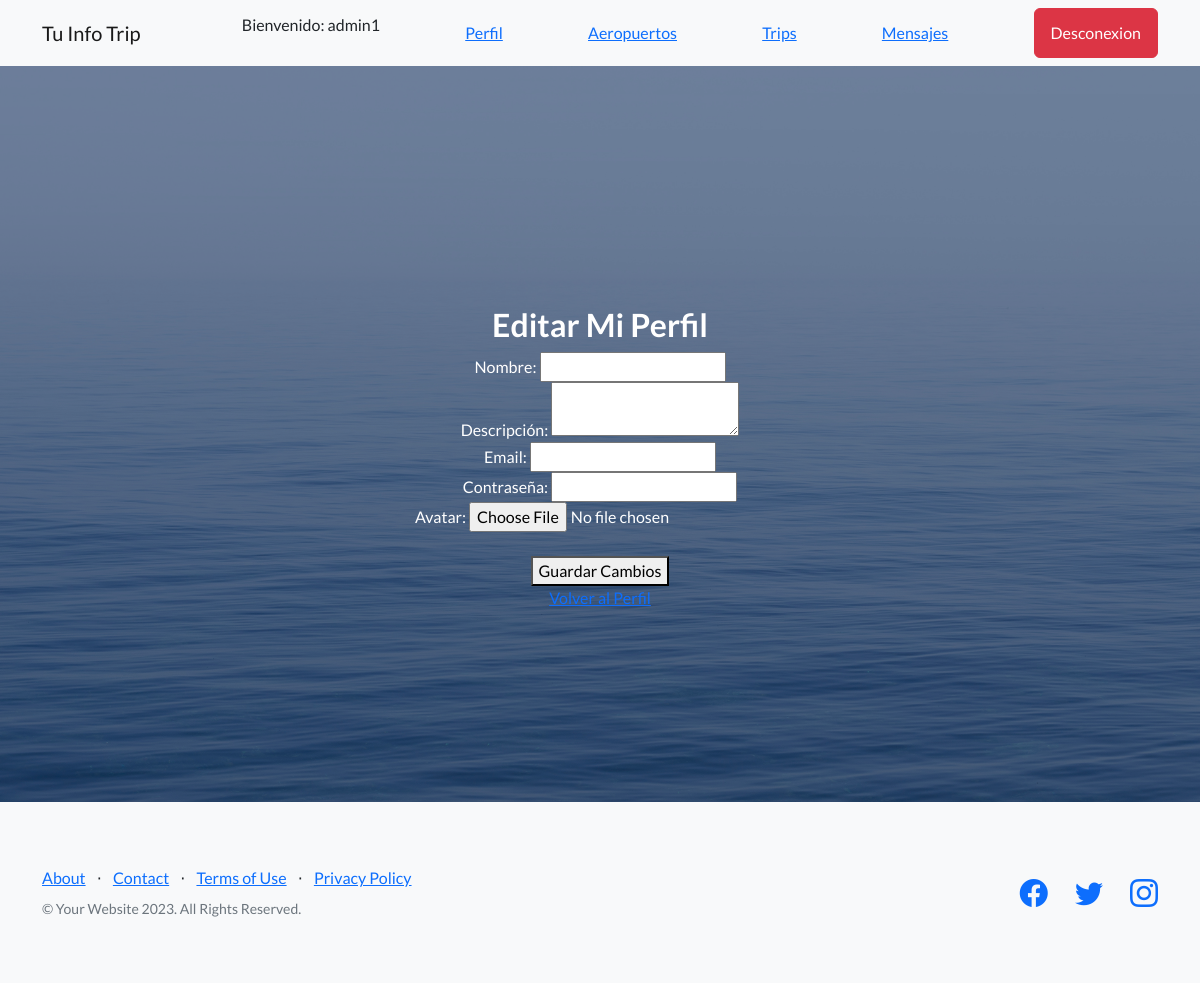
Page /AppPerfil/perfil/editar/ (signed in) on the earlier database version.
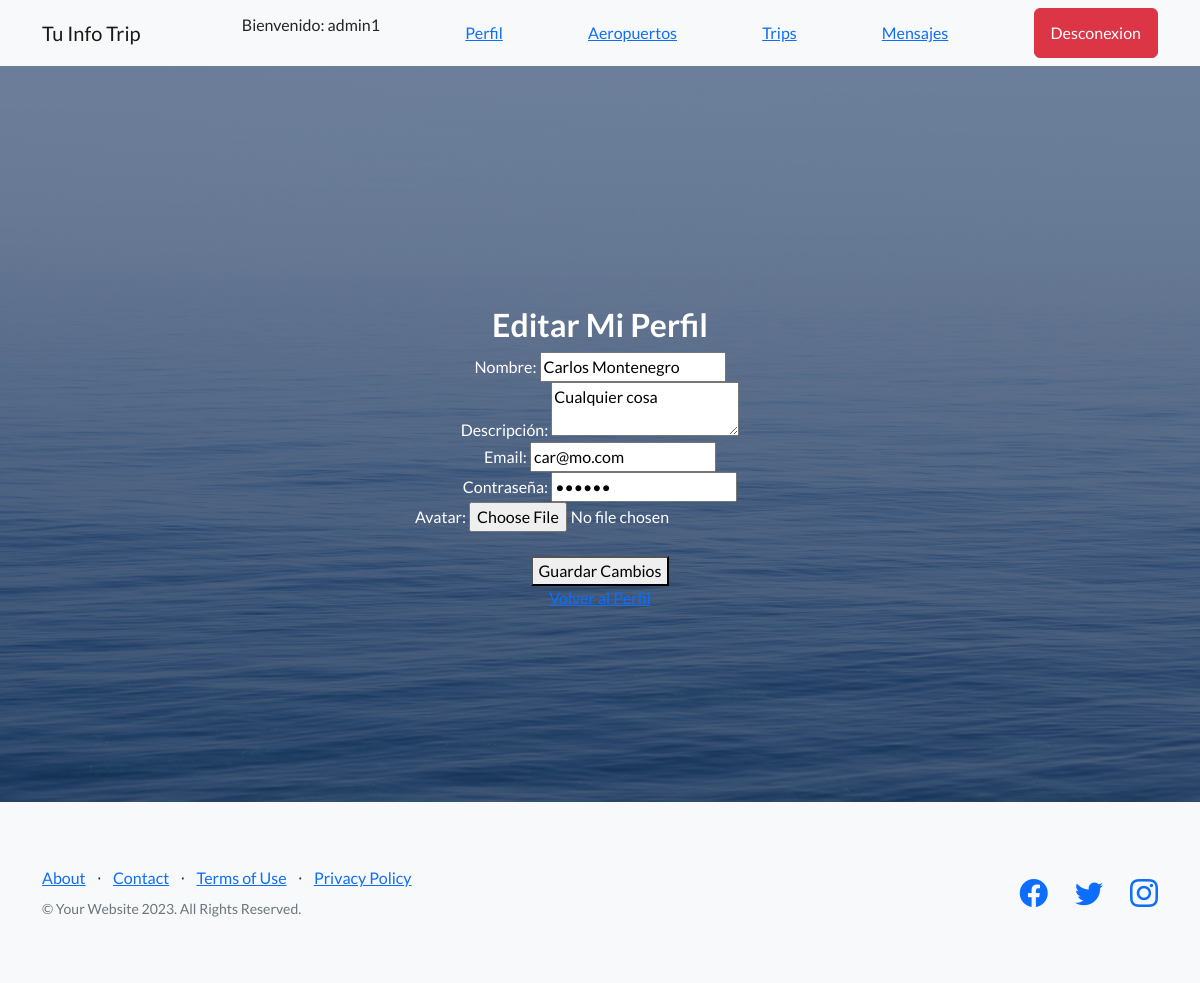
Same page on the later database version.
### AppPerfil/models.py (models this page shows, shortened)
class Perfil(models.Model):
    usuario = models.OneToOneField(User, on_delete=models.CASCADE)
    nombre = models.CharField(max_length=100)
    descripcion = models.TextField()
    email = models.EmailField()
    contraseña = models.CharField(max_length=100)
    avatar = models.ImageField(upload_to='avatars/', blank=True, null=True)

### AppPerfil/views.py (the view, shortened to what this page needs)
# urls.py: path('perfil/editar/', views.editar_perfil, name='editar_perfil'),
def editar_perfil(request):
    perfil = Perfil.objects.get(usuario=request.user)
    return render(request, 'AppPerfil/editar_perfil.html', {'perfil': perfil})

### AppPerfil/templates/AppPerfil/editar_perfil.html (shortened to what this page needs)
{% extends "AppBlog/padre.html" %}
{% load static %}
{% block content %}
  <h2>Editar Mi Perfil</h2>
  <form method="post" enctype="multipart/form-data">
    <label for="nombre">Nombre:</label>
    <input type="text" name="nombre" value="{{ perfil.nombre }}" required><br>
    <label for="descripcion">Descripción:</label>
    <textarea name="descripcion" required>{{ perfil.descripcion }}</textarea><br>
    <label for="email">Email:</label>
    <input type="email" name="email" value="{{ perfil.email }}" required><br>
    <label for="contraseña">Contraseña:</label>
    <input type="password" name="contraseña" value="{{ perfil.contraseña }}" required><br>
    <label for="avatar">Avatar:</label>
    <input type="file" name="avatar">
    <br><br>
    <button type="submit">Guardar Cambios</button>
  </form>
  <a href="{% url 'ver_perfil' %}">Volver al Perfil</a>
{% endblock %}

Differences in the rows shown:
now on this page (row edited): Perfil: nombre "Carlos Montenegro", descripcion "Cualquier cosa", email "car@mo.com"
